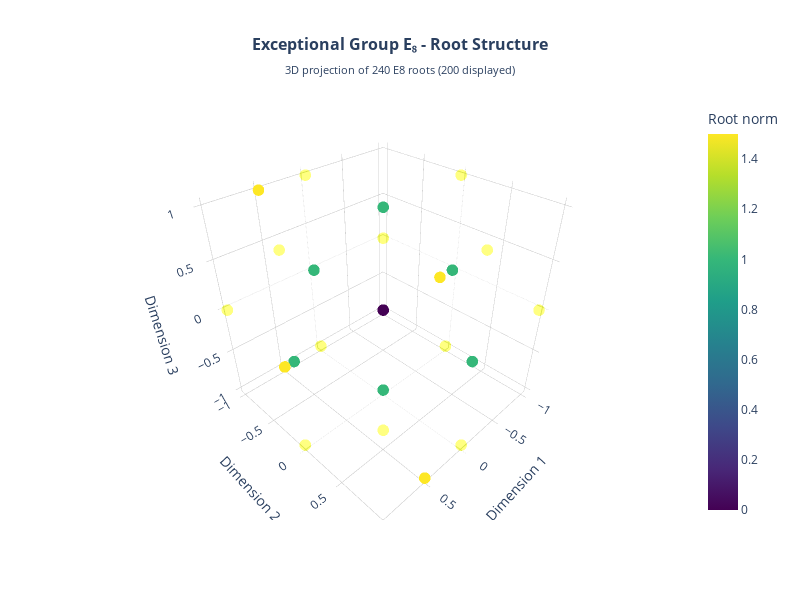

Notebook source saved alongside this figure:
### Markdown cell above
## Step 1: The Exceptional Group E₈

E₈ is the largest exceptional Lie group, containing 240 roots in an 8-dimensional space. Its exceptional mathematical structure makes it a natural candidate for the unification of fundamental forces.

### Code cell
# Generate E8 roots (simplified for visualization)
def generate_e8_roots():
    """Generate a subset of E8 roots for 3D visualization"""
    roots = []
    
    # Roots of type (±1, ±1, 0, 0, 0, 0, 0, 0) and permutations
    for i in range(8):
        for j in range(i+1, 8):
            for sign1 in [-1, 1]:
                for sign2 in [-1, 1]:
                    root = np.zeros(8)
                    root[i] = sign1
                    root[j] = sign2
                    roots.append(root)
    
    # Roots of type (±1/2, ±1/2, ..., ±1/2) with even number of minus signs
    for i in range(64):  # 2^6 = 64 combinations with even number of minus signs
        signs = []
        temp = i
        for _ in range(6):
            signs.append(1 if temp % 2 == 0 else -1)
            temp //= 2
        
        # Check for even number of negative signs
        if sum(s < 0 for s in signs) % 2 == 0:
            root = np.array([1/2] + signs + [1/2])
            roots.append(root)
    
    return np.array(roots[:200])  # Limit for performance

# Generate roots
e8_roots = generate_e8_roots()

# 3D visualization with Plotly
fig = go.Figure()

# Project 8D roots to 3D for visualization
projection_matrix = np.array([
    [1, 0, 0, 0, 0, 0, 0, 0],
    [0, 1, 0, 0, 0, 0, 0, 0],
    [0, 0, 1, 0, 0, 0, 0, 0]
])

e8_3d = e8_roots @ projection_matrix.T

# Plot points
fig.add_trace(go.Scatter3d(
    x=e8_3d[:, 0],
    y=e8_3d[:, 1],
    z=e8_3d[:, 2],
    mode='markers',
    marker=dict(
        size=4,
        color=np.linalg.norm(e8_3d, axis=1),
        colorscale='Viridis',
        opacity=0.8,
        showscale=True,
        colorbar=dict(title="Root norm")
    ),
    name="E8 Roots",
    hovertemplate="<b>E8 Root</b><br>" +
                  "X: %{x:.2f}<br>" +
                  "Y: %{y:.2f}<br>" +
                  "Z: %{z:.2f}<br>" +
                  "<extra></extra>"
))

# Configure plot
fig.update_layout(
    title=dict(
        text="<b>Exceptional Group E₈ - Root Structure</b><br><sub>3D projection of 240 E8 roots (200 displayed)</sub>",
        x=0.5,
        font=dict(size=16)
    ),
    scene=dict(
        xaxis_title="Dimension 1",
        yaxis_title="Dimension 2",
        zaxis_title="Dimension 3",
        bgcolor='rgba(0,0,0,0)',
        xaxis=dict(gridcolor='lightgray', showbackground=True, backgroundcolor='rgba(255,255,255,0.1)'),
        yaxis=dict(gridcolor='lightgray', showbackground=True, backgroundcolor='rgba(255,255,255,0.1)'),
        zaxis=dict(gridcolor='lightgray', showbackground=True, backgroundcolor='rgba(255,255,255,0.1)')
    ),
    width=800,
    height=600,
    showlegend=False
)

fig.show()

print(f"Total number of E8 roots generated: {len(e8_roots)}")
print(f"Dimension of root space: {e8_roots.shape[1]}")
print(f"Typical root norm: {np.mean(np.linalg.norm(e8_roots, axis=1)):.3f}")

### Figure 1 — Plotly figure (JSON) as saved in the notebook; plotly's stock layout.template omitted (floating-point values rounded to 4 significant figures; data arrays with more than 128 entries replaced by an {"elided": "..."} marker saying what was removed)
{"data": [{"hovertemplate": "<b>E8 Root</b><br>X: %{x:.2f}<br>Y: %{y:.2f}<br>Z: %{z:.2f}<br><extra></extra>", "marker": {"color": {"elided": "144 float values"}, "colorbar": {"title": {"text": "Root norm"}}, "colorscale": [[0, "#440154"], [0.1111, "#482878"], [0.2222, "#3e4989"], [0.3333, "#31688e"], [0.4444, "#26828e"], [0.5556, "#1f9e89"], [0.6667, "#35b779"], [0.7778, "#6ece58"], [0.8889, "#b5de2b"], [1, "#fde725"]], "opacity": 0.8, "showscale": true, "size": 4}, "mode": "markers", "name": "E8 Roots", "type": "scatter3d", "x": {"elided": "144 float values"}, "y": {"elided": "144 float values"}, "z": {"elided": "144 float values"}}], "layout": {"height": 600, "scene": {"bgcolor": "rgba(0,0,0,0)", "xaxis": {"backgroundcolor": "rgba(255,255,255,0.1)", "gridcolor": "lightgray", "showbackground": true, "title": {"text": "Dimension 1"}}, "yaxis": {"backgroundcolor": "rgba(255,255,255,0.1)", "gridcolor": "lightgray", "showbackground": true, "title": {"text": "Dimension 2"}}, "zaxis": {"backgroundcolor": "rgba(255,255,255,0.1)", "gridcolor": "lightgray", "showbackground": true, "title": {"text": "Dimension 3"}}}, "showlegend": false, "title": {"font": {"size": 16}, "text": "<b>Exceptional Group E₈ - Root Structure</b><br><sub>3D projection of 240 E8 roots (200 displayed)</sub>", "x": 0.5}, "width": 800}}
